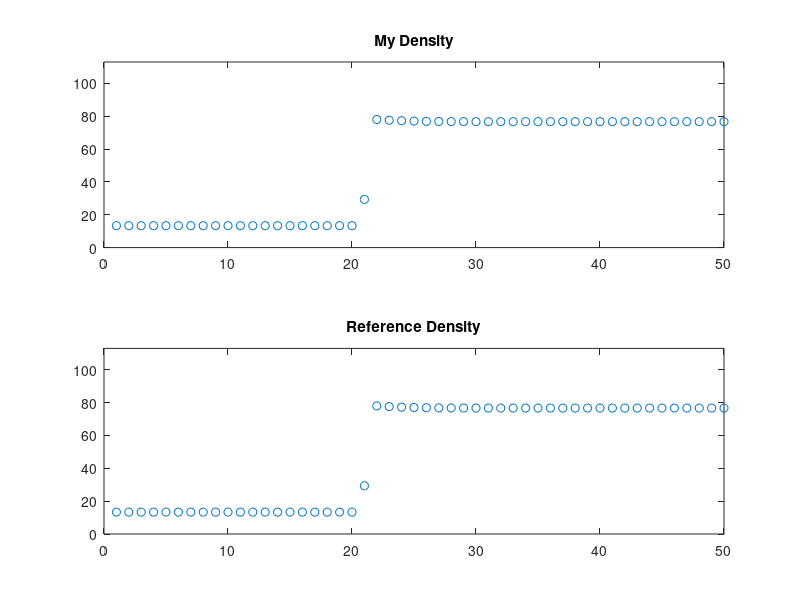
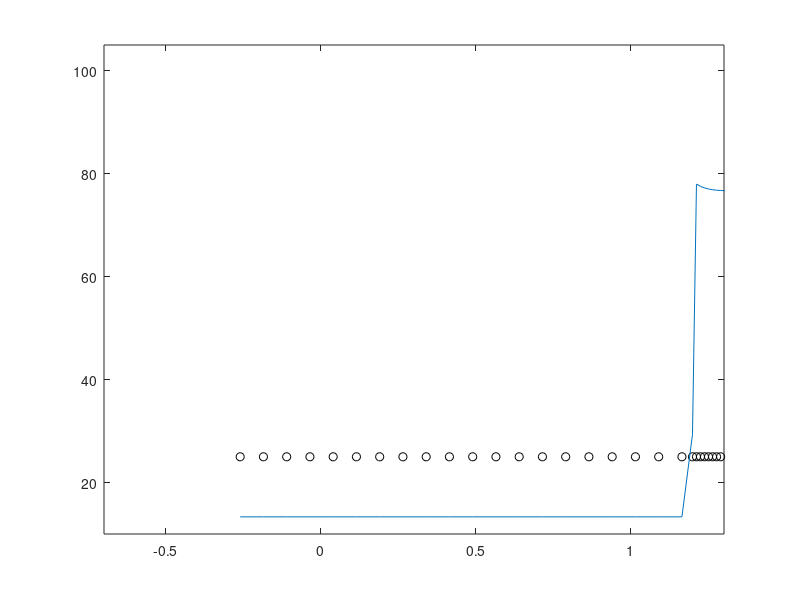

Source code (MATLAB) for these figures, in order:
%% Setup 
clear all
close all
clc

% Read in
density=dlmread('density.txt');
struct=load('rho.mat');
reference_density=struct.rho;
clear struct

%% Plot density profile

close all

dx=0.2;
dimension=size(density);

for i=1:length(density)
    subplot(2,1,1)
        plot(1:dimension(2),density(i,:),'o')
        ylim([0 113])
        title('My Density')
    subplot(2,1,2)
        plot(1:dimension(2),reference_density(i,:),'o')
        ylim([0 113])
        title('Reference Density')
    pause(0.1)
end

clear dx i ans dimension

%% Plot Quasi microscopic emulation
%  Overlayed density profile

figure
for i=1:338
    spacing=cumsum(1./density(i,:));
    spacing=spacing+(1.25-spacing(25))*ones(1,length(spacing));
    plot(spacing,25*ones(1,length(spacing)),'ok')
    hold on
    plot(spacing,density(i,:))
    hold off
    xlim([-0.7 1.3])
    ylim([10 105])
    pause(0.0001)
end

clear i spacing 

